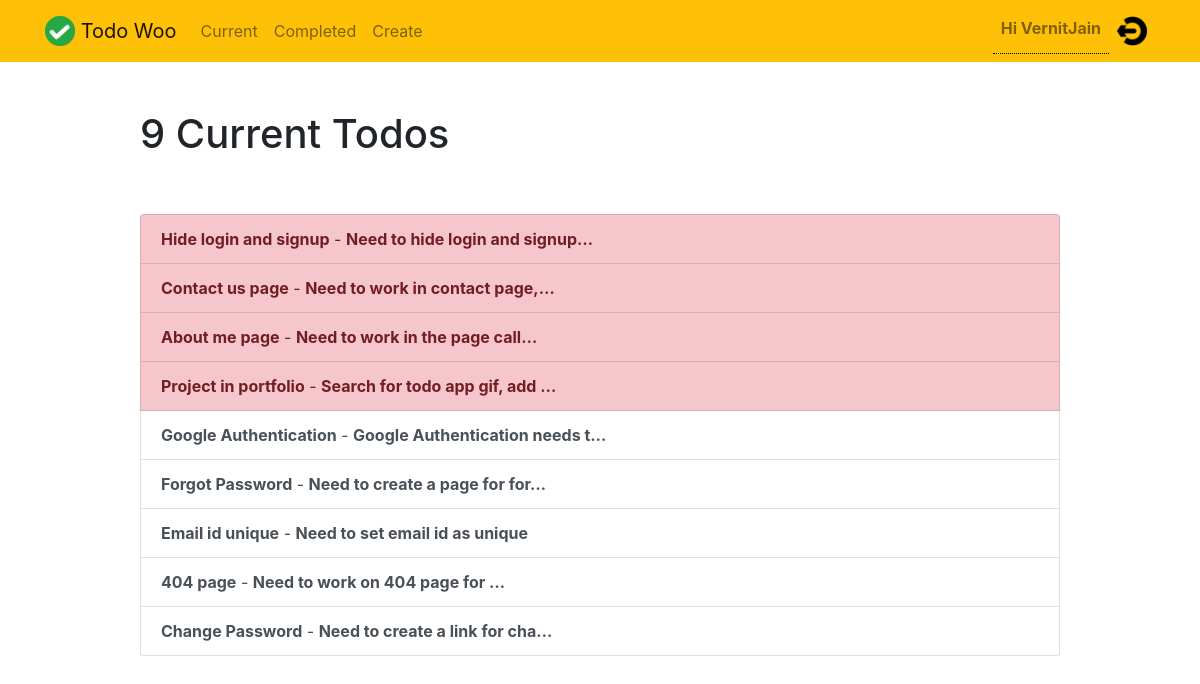
The page /todowoo/current/ (signed in) on the database as committed earlier.
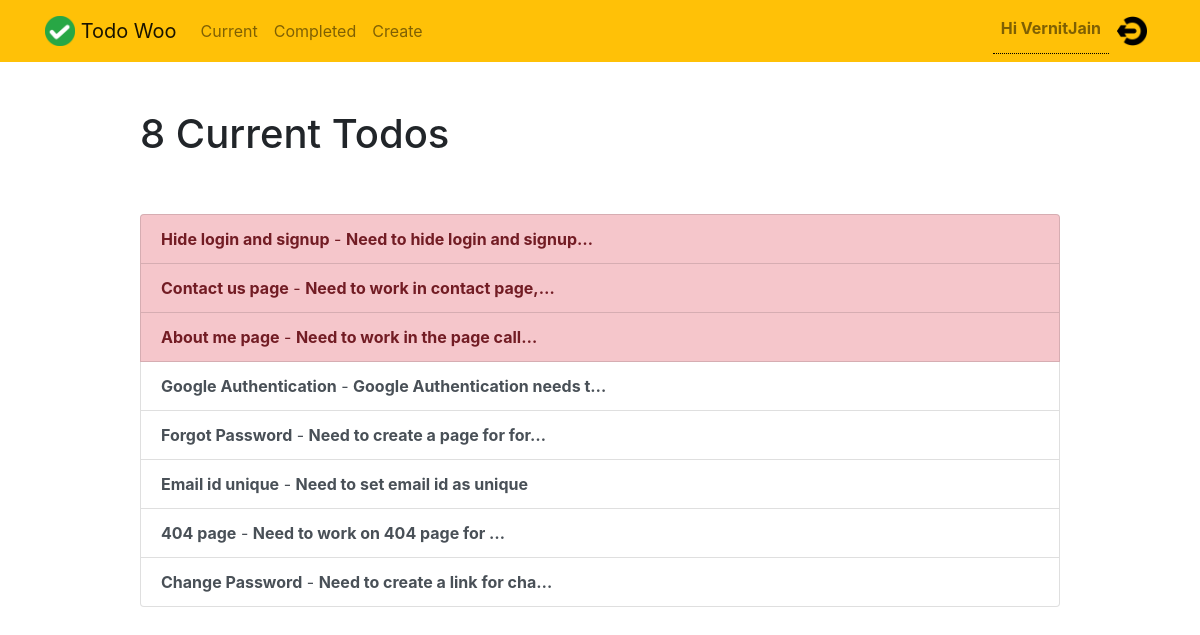
The same page on the database as committed later.
### todowoo/models.py (models this page shows, shortened)
class Todo(models.Model):
    title= models.CharField(max_length=100)
    memo = models.TextField(blank=True)
    created = models.DateTimeField(auto_now_add=True)
    datecompleted=models.DateTimeField(null=True, blank=True)
    important = models.BooleanField(default=False)
    user = models.ForeignKey(User, on_delete=models.CASCADE)
    deleteTodoOrNot = models.BooleanField(default=False)

### todowoo/views.py (the view)
# urls.py: path('current/', views.currenttodos, name='currenttodos'),
def currenttodos(request):
    todos = Todo.objects.filter(user = request.user, datecompleted__isnull = True, deleteTodoOrNot = False)
    return render(request, 'todowoo/currenttodos.html',{'todos': todos})

### todowoo/templates/todowoo/currenttodos.html
{% extends "todowoo/base.html" %}
{% block content %}
    <div class="row justify-content-center mt-5">
        <div class="col-md-10">
            {% if todos %}
                 <h1>{{ todos.count }} Current Todo{{ todos.count|pluralize }}</h1>
            {% else %}
                           <h1>Current Todos</h1>
            {% endif %}
        </div>
    </div>
    <div class="row justify-content-center mt-5">
        <div class="col-md-10">
        {% if todos %}
            <div class="list-group">
                {% for todo in todos %}
                  {% if todo.important %}
                    <a href="{% url 'todowoo:viewtodo' todo.id %}" class="list-group-item list-group-item-action list-group-item-danger"><b>{{ todo.title }}</b>{% if todo.memo %} - <b>{{ todo.memo|truncatechars:30 }}</b>{% endif %}</a>
                  {% endif %}
                {% endfor %}
                {% for todo in todos %}
                  {% if not todo.important %}
                    <a href="{% url 'todowoo:viewtodo' todo.id %}" class="list-group-item list-group-item-action"><b>{{ todo.title }}</b>{% if todo.memo %} - <b>{{ todo.memo|truncatechars:30 }}</b>{% endif %}</a>
                  {% endif %}
                {% endfor %}
            </div>
        {% else %}
            <div class="text-center">
                <h2>Looks like you don't have any todos! Nice work.</h2>
            <br>
            <a role="button" class="btn btn-primary" href="{% url 'todowoo:createtodo' %}">New Todo</a>
            </div>
        {% endif %}
        </div>
    </div>
{% endblock %}

Rows that differ between the two databases and show on the page:
no longer on this page (row edited): Todo: title "Project in portfolio", memo "Search for todo app gif, add …", shown under "9 Current Todos"
Other text that changed with them:
{{ todos.count }}: "9" → "8"
